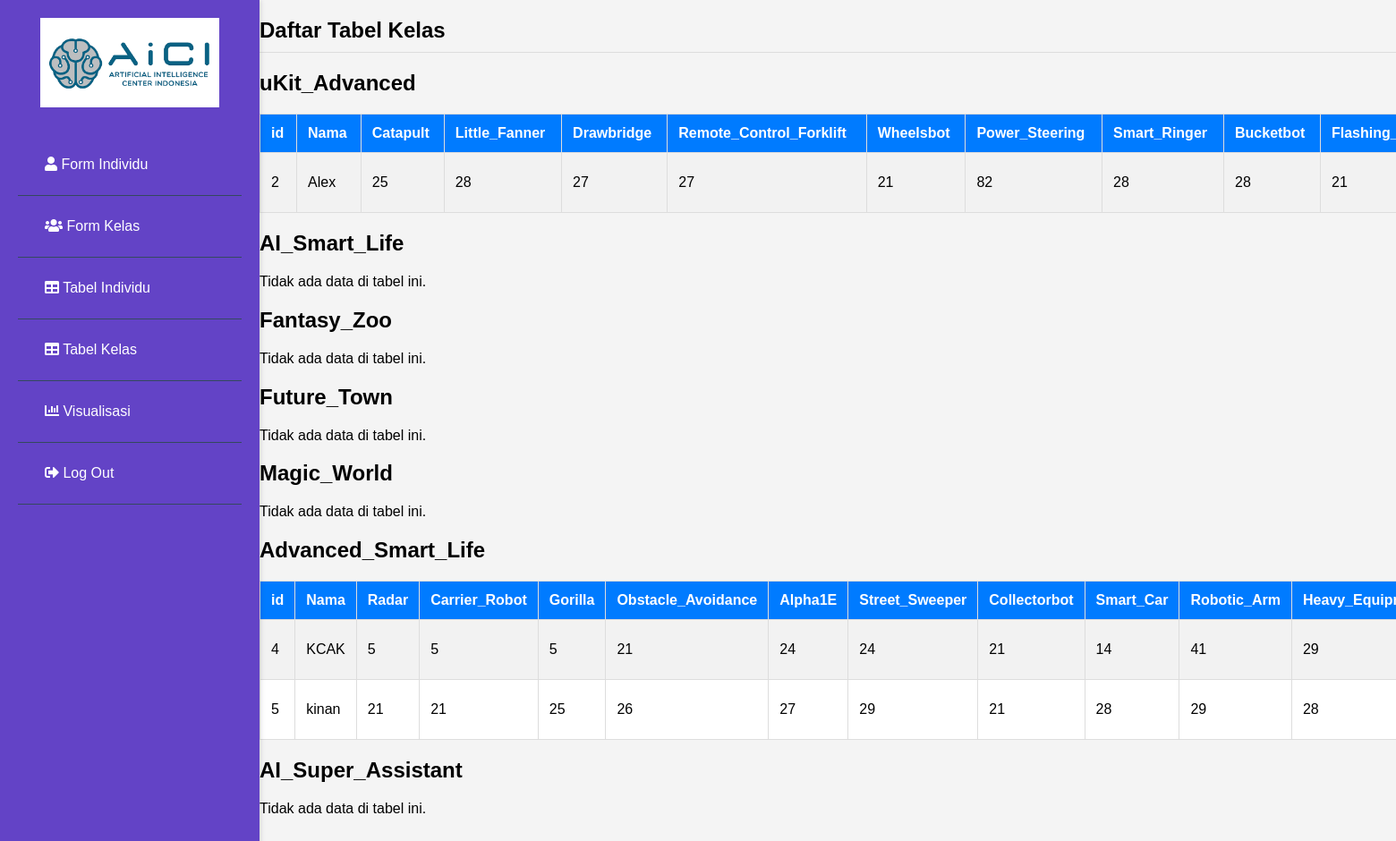
The app's page /tabel_kelas.php with its own data.
### tables this page shows
CREATE TABLE `ukit_advanced` (
  `id` int NOT NULL,
  `Nama` varchar(100) DEFAULT NULL,
  `Catapult` int DEFAULT NULL,
  `Little_Fanner` int DEFAULT NULL,
  `Drawbridge` int DEFAULT NULL,
  `Remote_Control_Forklift` int DEFAULT NULL,
  `Wheelsbot` int DEFAULT NULL,
  `Power_Steering` int DEFAULT NULL,
  `Smart_Ringer` int DEFAULT NULL,
  `Bucketbot` int DEFAULT NULL,
  `Flashing_Color` int DEFAULT NULL,
  `Spider` int DEFAULT NULL,
  `Alpha1E` int DEFAULT NULL,
  `Robo_Dance` int DEFAULT NULL,
  `Police_Car` int DEFAULT NULL,
  `Soccer` int DEFAULT NULL,
  `Score_Total` int DEFAULT NULL
);

CREATE TABLE `advanced_smart_life` (
  `id` int NOT NULL,
  `Nama` varchar(100) DEFAULT NULL,
  `Radar` int DEFAULT NULL,
  `Carrier_Robot` int DEFAULT NULL,
  `Gorilla` int DEFAULT NULL,
  `Obstacle_Avoidance` int DEFAULT NULL,
  `Alpha1E` int DEFAULT NULL,
  `Street_Sweeper` int DEFAULT NULL,
  `Collectorbot` int DEFAULT NULL,
  `Smart_Car` int DEFAULT NULL,
  `Robotic_Arm` int DEFAULT NULL,
  `Heavy_Equipment` int DEFAULT NULL,
  `Enabled_Life` int DEFAULT NULL,
  `Boxing_Bot` int DEFAULT NULL,
  `Final_Project_1` int DEFAULT NULL,
  `Final_Project_2` int DEFAULT NULL,
  `Score_Total` int DEFAULT NULL
);

### tabel_kelas.php (the view, shortened to what this page needs)
<?php
include 'connect.php';
$tables = [
    'uKit_Advanced',
    'AI_Smart_Life',
    'Fantasy_Zoo',
    'Future_Town',
    'Magic_World',
    'Advanced_Smart_Life',
    'AI_Super_Assistant'
];
?>
<!DOCTYPE html>
<html lang="en">
<head>
    <link rel="stylesheet" href="styles.css">
    <link href="https://cdnjs.cloudflare.com/ajax/libs/font-awesome/5.15.3/css/all.min.css" rel="stylesheet">
</head>
<body>
    <div class="sidebar">
        <div class="sidebar-brand">
            <img src="aici.png" alt="Admin Logo" style="width: 200px; height: auto;">
        </div>
        <ul>
            <li><a href="individus.php"><i class="fas fa-user"></i> Form Individu</a></li>
            <li>
                <a href="#"><i class="fas fa-users"></i> Form Kelas</a>
            </li>
            <li><a href="table_individu.php"><i class="fas fa-table"></i> Tabel Individu</a></li>
            <li><a href="tabel_kelas.php"><i class="fas fa-table"></i> Tabel Kelas</a></li>
            <li><a href="vusal3.php"><i class="fas fa-chart-bar"></i> Visualisasi</a></li>
            <li><a href="login.php"><i class="fas fa-sign-out-alt"></i> Log Out</a></li>
        </ul>
    </div>
    <div class="main-content">
        <header>
            <h2>Daftar Tabel Kelas</h2>
        </header>
        <main>
            <?php
            foreach ($tables as $table) {
                echo "<h2>$table</h2>";
                $sql = "SELECT * FROM $table";
                $result = $conn->query($sql);
                if ($result->num_rows > 0) {
                    echo "<div class='table-container'>";
                    echo "<table>";
                    echo "<tr>";
                    $fields = $result->fetch_fields();
                    foreach ($fields as $field) {
                        $columnName = $field->name;
                        echo "<th>" . htmlspecialchars($columnName ?? '') . "</th>";
                    }
                    echo "</tr>";
                    while ($row = $result->fetch_assoc()) {
                        echo "<tr>";
                        foreach ($row as $key => $value) {
                            echo "<td>" . htmlspecialchars($value ?? '') . "</td>";
                        }
                        echo "</tr>";
                    }
                    echo "</table>";
                    echo "</div>";
                } else {
                    echo "<p>Tidak ada data di tabel ini.</p>";
                }
            }
            ?>
        </main>
    </div>
</body>
</html>

### styles.css (style rules this page uses)
body { display: flex; min-height: 100vh; font-family: Arial, sans-serif; background-color: #f4f4f4; margin: 0; }
.sidebar-brand img { display: block; margin: 0 auto; }
.sidebar { width: 250px; background-color: #368be0; color: black; padding: 20px 0; position: fixed; top: 0; bottom: 0; }
.sidebar-brand { text-align: center; margin-bottom: 30px; }
.sidebar ul { list-style: none; padding: 0; }
.sidebar ul li { padding: 15px; text-align: left; border-bottom: 1px solid #34495e; }
.sidebar ul li a { color: #fff; text-decoration: none; font-size: 16px; display: block; }
.main-content { margin-left: 250px; padding: 20px; flex-grow: 1; }
header { display: flex; justify-content: space-between; align-items: center; padding-bottom: 20px; border-bottom: 1px solid #ddd; }
header h2 { margin: 0; }
table { width: 100%; border-collapse: collapse; }
table th, table td { padding: 12px; border: 1px solid #ddd; }

### tabel_kelas.php (style rules this page uses)
.sidebar { background-color: #6343c6; width: 250px; position: fixed; top: 0; left: 0; height: 100%; padding: 20px; box-shadow: 2px 0 5px rgba(0, 0, 0, 0.1); color: #fff; }
.sidebar-brand img { display: block; margin: 0 auto; }
.sidebar ul { list-style-type: none; padding: 0; margin: 0; }
.sidebar ul li { position: relative; }
.sidebar ul li a { color: #fff; text-decoration: none; display: block; padding: 10px 15px; font-size: 16px; border-radius: 4px; }
.main-content { margin-left: 270px; padding: 20px; }
header { border-bottom: 1px solid #ddd; padding-bottom: 10px; margin-bottom: 20px; }
.table-container { margin: 20px auto; overflow-x: auto; width: 100%; }
table { border-collapse: collapse; width: 100%; min-width: 600px; box-shadow: 0 2px 8px rgba(0, 0, 0, 0.1); background-color: #fff; }
table, th, td { border: 1px solid #ddd; }
th, td { padding: 12px 15px; text-align: left; }
th { background-color: #007BFF; color: #fff; }
tr:nth-child(even) { background-color: #f2f2f2; }

### records on screen
ukit_advanced: id "2", Nama "Alex", Catapult "25", Little_Fanner "28", Drawbridge "27", Remote_Control_Forklift "27", Wheelsbot "21", Power_Steering "82", Smart_Ringer "28", Bucketbot "28", Flashing_Color "21"
advanced_smart_life: id "4", Nama "KCAK", Radar "5", Carrier_Robot "5", Gorilla "5", Obstacle_Avoidance "21", Alpha1E "24", Street_Sweeper "24", Collectorbot "21", Smart_Car "14", Robotic_Arm "41", Heavy_Equipment "29"
advanced_smart_life: id "5", Nama "kinan", Radar "21", Carrier_Robot "21", Gorilla "25", Obstacle_Avoidance "26", Alpha1E "27", Street_Sweeper "29", Collectorbot "21", Smart_Car "28", Robotic_Arm "29", Heavy_Equipment "28"

### other values on screen
$table "uKit_Advanced"
$columnName "id"
$columnName "Nama"
$columnName "Catapult"
$columnName "Little_Fanner"
$columnName "Drawbridge"
$columnName "Remote_Control_Forklift"
$columnName "Wheelsbot"
$columnName "Power_Steering"
$columnName "Smart_Ringer"
$columnName "Bucketbot"
$table "AI_Smart_Life"
$table "Fantasy_Zoo"
$table "Future_Town"
$table "Magic_World"
